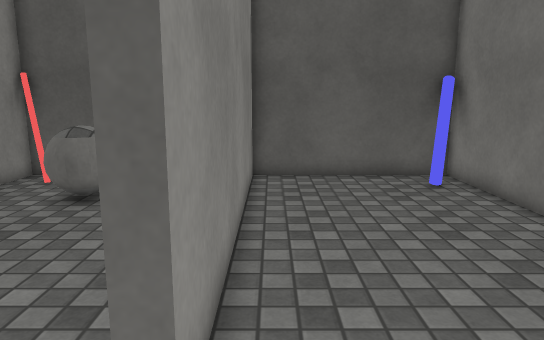
View 1 (above)

12 first-person views from a walk through a Unity game level. The camera is 1.4 m above the floor, tilts 10° down and sees 70° across. The floor is counted in squares, 0.5 m on a side. Each view is taken from the middle of a square. On the plan, view 1 faces up. The plan holds only what a view shows up to about 20 squares ahead; the rest is blank. The place goes on beyond the plan. Surface patterns are stand-ins for the level's own textures.

View 2
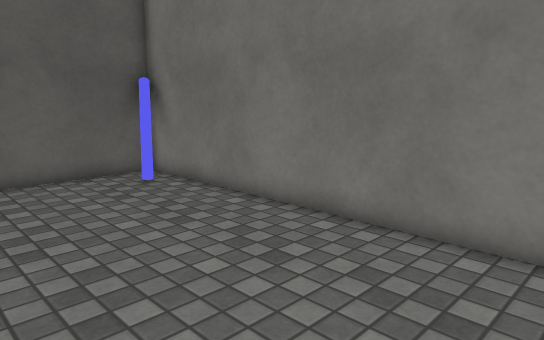

View 3
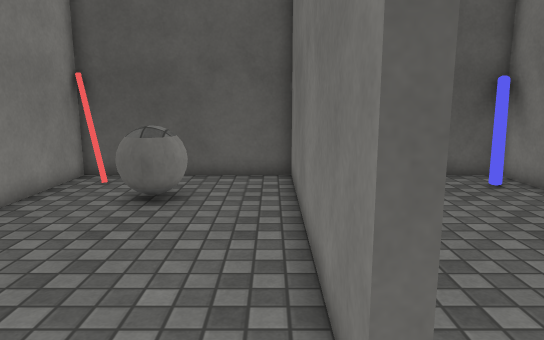

View 4
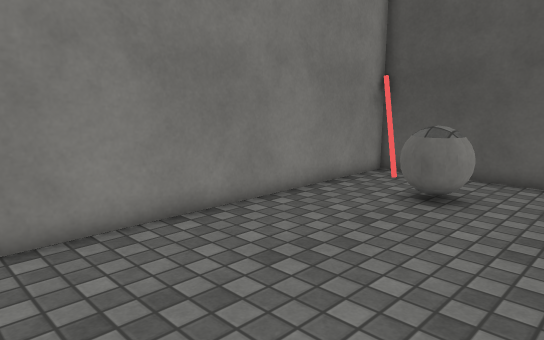

View 5
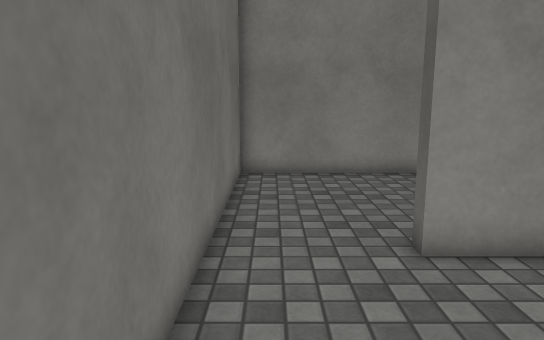

View 6
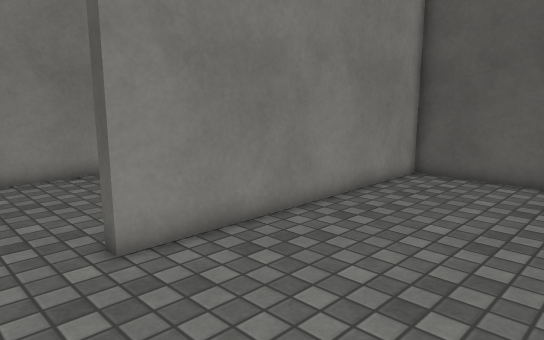

View 7
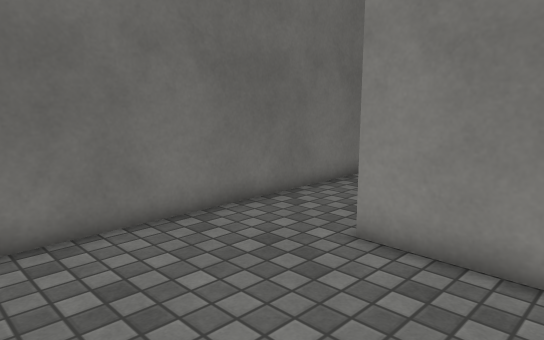

View 8
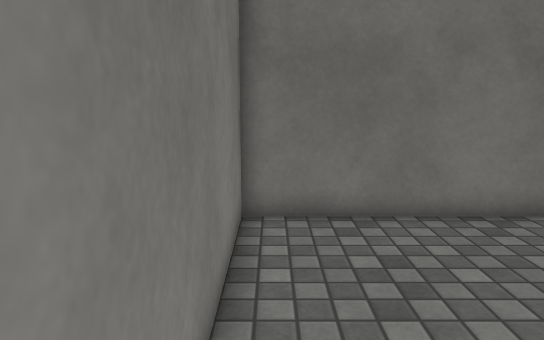

View 9
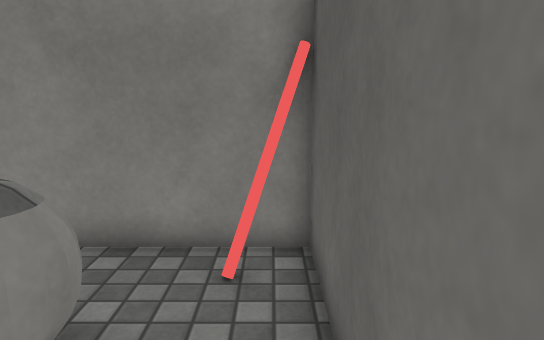

View 10
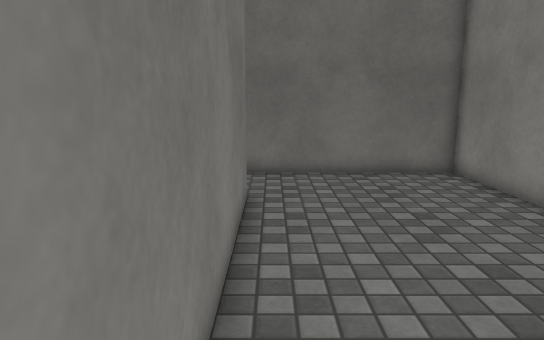

View 11
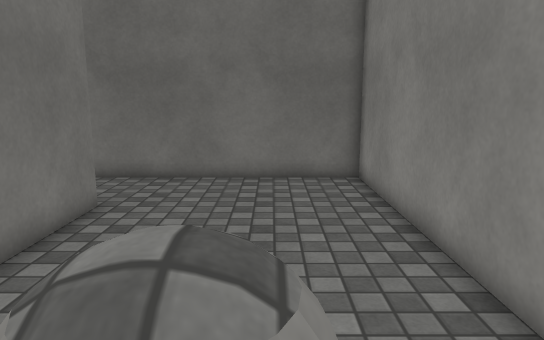

View 12
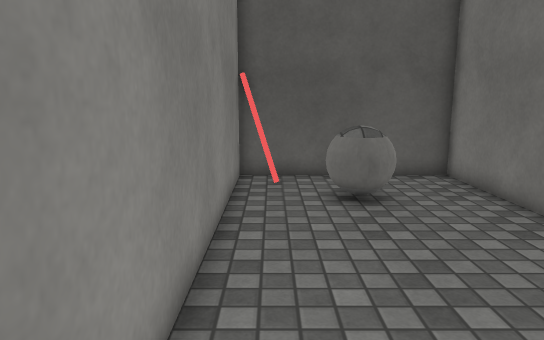

### Floor plan
Points are (right, up) in squares from view 1. A wall is a line through its corners. A room is listed if a view was taken in it or the views show most of it. See-through windows are left out.
Room 1 (views 1, 5, 6, 7, 8)
walls: (6.5, 14.7) (-0.7, 14.7) (-0.7, 2.7); (-0.4, -1.3) (6.8, -1.3) (6.8, 14.8)
ways out: opening at (-1, 1) to room 2
objects: blue cylinder (6, 13) to (6, 14)
Room 2 (views 2, 3, 4, 9, 10, 11, 12)
walls: (-0.7, 2.7) (-1.3, 2.7) (-1.3, 14.7) (-9.2, 14.7) (-9.2, -1.3) (-0.4, -1.3)
ways out: opening at (-1, 1) to room 1
objects: red cylinder (-9, 14) to (-8, 14); white ball (-6, 10) to (-5, 12)

Positions as (right, up) in squares from view 1, and headings:
1: (0, 0), facing up
2: (-1, 0), facing up-right
3: (-2, 0), facing up
4: (-1, 0), facing up-left
5: (6, 0), facing left
6: (6, 0), facing up-left
7: (6, 7), facing down-left
8: (6, 8), facing down
9: (-2, 14), facing left
10: (-2, 14), facing down
11: (-6, 13), facing down
12: (-8, 0), facing up
